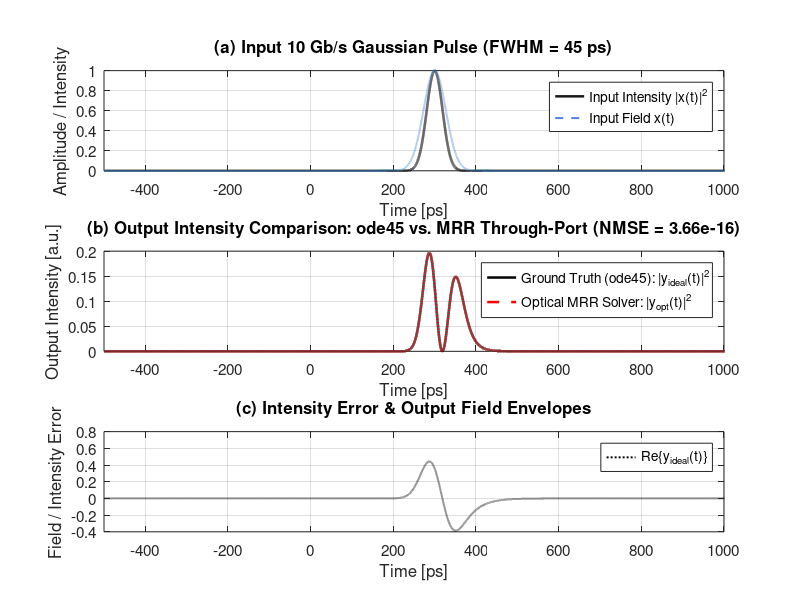
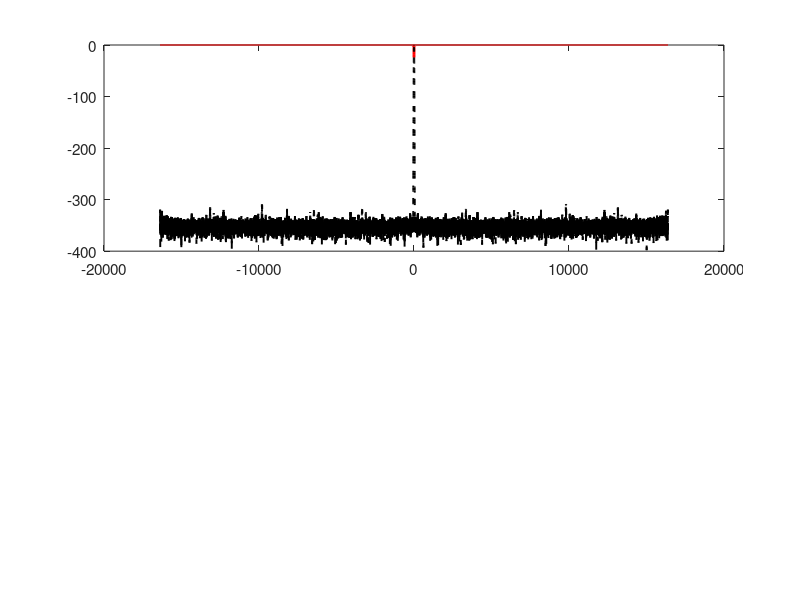

These figures' MATLAB source, in order: (Note: this script raises an error after producing the figures.)
%% Optical Ordinary Differential Equation (ODE) Solver via Silicon Photonic MRR
% Based on: "Compact tunable silicon photonic ODE solver", Optics Express (2014)
% Implementation of the Through-Port First-Order All-Optical ODE Solver

clear; close all; clc;

%% 1. Physical Parameters
c          = 2.99792458e8;       % Speed of light in vacuum [m/s]
lambda0    = 1550.391e-9;        % Resonant wavelength [m] (1550.391 nm)
f0         = c / lambda0;        % Optical carrier frequency [Hz]
w0         = 2 * pi * f0;        % Optical carrier angular frequency [rad/s]
L          = 178.98e-6;          % Ring circumference [m] (178.98 um)
ng         = 4.1850;             % Waveguide group index
alpha_dB_cm= 8.0;                % Waveguide power loss factor [dB/cm]

% Convert waveguide power loss to round-trip power loss factor eta
alpha_dB_m = alpha_dB_cm * 100;                 % [dB/m]
alpha_lin  = alpha_dB_m * log(10) / 10;         % Linear power attenuation coefficient [1/m]
eta        = 1 - exp(-alpha_lin * L);           % Round-trip intrinsic power loss

% Initial power coupling coefficients of the two couplers
kappa1     = 0.08;               % Coupler 1 (bus/through port)
kappa2     = 0.04;               % Coupler 2 (drop port)

% Ring cavity round-trip time
tau_rt     = ng * L / c;         % [s]

%% 2. Coupled-Mode Theory (CMT) Formulation & ODE Coefficients
% Quality factors from CMT:
% Qi  = - (w0 * ng * L) / (c * ln(1 - eta))
% Qe1 = - (w0 * ng * L) / (c * ln(1 - kappa1))
% Qe2 = - (w0 * ng * L) / (c * ln(1 - kappa2))
Qi         = - (w0 * ng * L) / (c * log(1 - eta));
Qe1        = - (w0 * ng * L) / (c * log(1 - kappa1));
Qe2        = - (w0 * ng * L) / (c * log(1 - kappa2));

% Decay rates (gamma = w0 / (2*Q)):
gamma_i    = w0 / (2 * Qi);      % Intrinsic cavity decay rate [rad/s]
gamma_e1   = w0 / (2 * Qe1);     % Coupling decay rate to waveguide 1 [rad/s]
gamma_e2   = w0 / (2 * Qe2);     % Coupling decay rate to waveguide 2 [rad/s]

% Total quality factor and loaded 3-dB angular bandwidth
Q_total    = 1 / (1/Qi + 1/Qe1 + 1/Qe2);
Delta_w3dB = w0 / Q_total;       % [rad/s]

% ODE Constant Coefficients:
% Target ODE: dy(t)/dt + a0*y(t) = dx(t)/dt + b0*x(t)
a0         = gamma_i + gamma_e1 + gamma_e2;   % a0 = w0 / (2*Q_total) = Delta_w3dB / 2
b0         = gamma_i + gamma_e2 - gamma_e1;

fprintf('====================================================\n');
fprintf('        Silicon Photonic ODE Solver Parameters      \n');
fprintf('====================================================\n');
fprintf('Resonant Wavelength (lambda0) : %.3f nm\n', lambda0 * 1e9);
fprintf('Ring Circumference (L)        : %.2f um\n', L * 1e6);
fprintf('Group Index (ng)              : %.4f\n', ng);
fprintf('Round-trip Time (tau_rt)      : %.3f ps\n', tau_rt * 1e12);
fprintf('Round-trip Loss (eta)         : %.4f (%.2f dB/cm)\n', eta, alpha_dB_cm);
fprintf('Coupling Coefficients         : kappa1 = %.4f, kappa2 = %.4f\n', kappa1, kappa2);
fprintf('----------------------------------------------------\n');
fprintf('Quality Factors               : Qi = %.2e, Qe1 = %.2e, Qe2 = %.2e\n', Qi, Qe1, Qe2);
fprintf('Total Quality Factor (Q)      : %.2e\n', Q_total);
fprintf('Decay Rates (gamma)           : gamma_i  = %.3e rad/s (%.2f GHz)\n', gamma_i, gamma_i/(2*pi*1e9));
fprintf('                                gamma_e1 = %.3e rad/s (%.2f GHz)\n', gamma_e1, gamma_e1/(2*pi*1e9));
fprintf('                                gamma_e2 = %.3e rad/s (%.2f GHz)\n', gamma_e2, gamma_e2/(2*pi*1e9));
fprintf('ODE Coefficient a0            : %.4e rad/s (Bandwidth: %.2f GHz)\n', a0, a0/(pi*1e9));
fprintf('ODE Coefficient b0            : %.4e rad/s\n', b0);
if b0 < 0
    fprintf('Coupling Regime               : Over-coupled (b0 < 0)\n');
elseif b0 == 0
    fprintf('Coupling Regime               : Critically coupled (b0 = 0)\n');
else
    fprintf('Coupling Regime               : Under-coupled (b0 > 0)\n');
end
fprintf('====================================================\n\n');

%% 3. Signal Definition (10 Gb/s Gaussian-like Optical Pulse)
FWHM       = 45e-12;             % Full Width at Half Maximum: 45 ps (~40-50 ps)
t0         = 0.3e-9;             % Center of the pulse [s] (300 ps)

% Simulation time grid
t_start    = -0.5e-9;            % -0.5 ns
t_end      = 1.5e-9;             % 1.5 ns
N          = 65536;              % Number of grid points (power of 2 for FFT)
t          = linspace(t_start, t_end, N);
dt         = t(2) - t(1);

% Optical complex envelope x(t) and its analytical time derivative dx(t)/dt
% Intensity: I_in(t) = exp(-4*log(2)*((t - t0)/FWHM)^2) -> Field: x(t) = sqrt(I_in(t))
x_fun      = @(t_val) exp(-2 * log(2) * ((t_val - t0) / FWHM).^2);
dxdt_fun   = @(t_val) (-4 * log(2) * (t_val - t0) / (FWHM^2)) .* exp(-2 * log(2) * ((t_val - t0) / FWHM).^2);

x          = x_fun(t);           % Input field envelope
dxdt       = dxdt_fun(t);        % Analytical input derivative

%% 4. Numerical Ground-Truth ODE Solution (ode45)
% Target ODE: dy/dt + a0*y = dx/dt + b0*x => dy/dt = dx/dt + b0*x(t) - a0*y(t)
odefun     = @(t_val, y_val) dxdt_fun(t_val) + b0 * x_fun(t_val) - a0 * y_val;
ode_options= odeset('RelTol', 1e-8, 'AbsTol', 1e-10);

y0         = 0;                  % Initial condition at t_start
[~, y_ideal_col] = ode45(odefun, t, y0, ode_options);
y_ideal    = y_ideal_col.';      % Row vector matching t

%% 5. Photonic ODE Solver: Frequency-Domain Transfer Function (FFT/IFFT)
% Baseband Through-Port Transfer Function: T(w) = (1j*w + b0) / (1j*w + a0)
fs         = 1 / dt;             % Sampling frequency [Hz]
f          = linspace(-fs/2, fs/2 - fs/N, N); % Centered frequency axis [Hz]
w          = 2 * pi * f;         % Baseband angular frequency [rad/s]

T_w        = (1j * w + b0) ./ (1j * w + a0);  % MRR Baseband Through-port Transfer Function

% Optical filtering via FFT
X_w        = fftshift(fft(x));     % Shifted input spectrum
Y_w        = X_w .* T_w;           % Output spectrum after MRR through-port
y_opt      = ifft(ifftshift(Y_w)); % Output field in time domain

%% 6. Power Intensities & Normalized Mean Square Error (NMSE)
I_in       = abs(x).^2;            % Input intensity
I_ideal    = abs(y_ideal).^2;      % Ground-truth output intensity (ode45)
I_opt      = abs(y_opt).^2;        % Optical solver output intensity (MRR)

% NMSE between detected optical intensities:
NMSE       = sum((I_ideal - I_opt).^2) / sum(I_ideal.^2);
NMSE_dB    = 10 * log10(NMSE);

fprintf('====================================================\n');
fprintf('                Verification Results                \n');
fprintf('====================================================\n');
fprintf('Normalized Mean Square Error (NMSE) : %.4e\n', NMSE);
fprintf('NMSE in Percentage                  : %.6f %%\n', NMSE * 100);
fprintf('NMSE in dB                          : %.2f dB\n', NMSE_dB);
fprintf('====================================================\n\n');

%% 7. Visualization & Plotting
set(0, 'DefaultAxesFontSize', 11, 'DefaultLineLineWidth', 1.8);

% Figure 1: Time-Domain Waveforms and Solver Verification
figure('Name', 'Through-Port Photonic ODE Solver - Time Domain', 'Position', [100, 100, 900, 800], 'Color', 'w');

% Subplot 1: Input Waveform
subplot(3, 1, 1);
plot(t * 1e12, I_in, 'Color', [0.1, 0.1, 0.1], 'DisplayName', 'Input Intensity |x(t)|^2');
hold on;
plot(t * 1e12, x, '--', 'Color', [0.3, 0.5, 0.9], 'LineWidth', 1.4, 'DisplayName', 'Input Field x(t)');
grid on; box on;
xlim([t_start*1e12, 1.0e3]);
xlabel('Time [ps]');
ylabel('Amplitude / Intensity');
title('(a) Input 10 Gb/s Gaussian Pulse (FWHM = 45 ps)');
legend('Location', 'northeast');

% Subplot 2: Output Intensity Comparison (ode45 vs MRR)
subplot(3, 1, 2);
plot(t * 1e12, I_ideal, 'k-', 'DisplayName', 'Ground Truth (ode45): |y_{ideal}(t)|^2');
hold on;
plot(t * 1e12, I_opt, 'r--', 'DisplayName', 'Optical MRR Solver: |y_{opt}(t)|^2');
grid on; box on;
xlim([t_start*1e12, 1.0e3]);
xlabel('Time [ps]');
ylabel('Output Intensity [a.u.]');
title(sprintf('(b) Output Intensity Comparison: ode45 vs. MRR Through-Port (NMSE = %.2e)', NMSE));
legend('Location', 'northeast');

% Subplot 3: Absolute Error & Field Comparison
subplot(3, 1, 3);
% plot(t * 1e12, abs(I_ideal - I_opt), 'm-', 'DisplayName', '|I_{ideal}(t) - I_{opt}(t)|');
hold on;
plot(t * 1e12, real(y_ideal), 'k:', 'LineWidth', 1.4, 'DisplayName', 'Re\{y_{ideal}(t)\}');
% plot(t * 1e12, real(y_opt), 'b-.', 'LineWidth', 1.2, 'DisplayName', 'Re\{y_{opt}(t)\}');
grid on; box on;
xlim([t_start*1e12, 1.0e3]);
xlabel('Time [ps]');
ylabel('Field / Intensity Error');
title('(c) Intensity Error & Output Field Envelopes');
legend('Location', 'northeast');

% Figure 2: Frequency Response & Spectral Characteristics
figure('Name', 'Photonic ODE Solver - Frequency Domain', 'Position', [150, 150, 900, 600], 'Color', 'w');

f_GHz = f / 1e9;
freq_limit = 50; % Plot range +/- 50 GHz

subplot(2, 1, 1);
plot(f_GHz, 10 * log10(abs(T_w).^2), 'r-', 'DisplayName', '|T(\omega)|^2 (Through Port)');
hold on;
% Normalized input spectrum for comparison
input_spec_dB = 10 * log10(abs(X_w).^2 / max(abs(X_w).^2));
plot(f_GHz, input_spec_dB, 'k--', 'LineWidth', 1.4, 'DisplayName', 'Input Pulse Spectrum (Normalized)');
yline(10 * log10(abs(b0/a0)^2), 'b:', 'LineWidth', 1.2, 'DisplayName', sprintf('Resonance Notch (|b_0/a_0|^2 = %.2f dB)', 10*log10(abs(b0/a0)^2)));
grid on; box on;
xlim([-freq_limit, freq_limit]);
ylim([-35, 5]);
xlabel('Frequency Offset f - f_0 [GHz]');
ylabel('Magnitude [dB]');
title(sprintf('(a) Through-Port Transfer Function |T(\\omega)|^2 and Input Spectrum (a_0/2\\pi = %.2f GHz)', a0/(2*pi*1e9)));
legend('Location', 'southeast');

subplot(2, 1, 2);
plot(f_GHz, angle(T_w) * (180 / pi), 'b-', 'DisplayName', '\angle T(\omega) Phase');
grid on; box on;
xlim([-freq_limit, freq_limit]);
ylim([-190, 190]);
xlabel('Frequency Offset f - f_0 [GHz]');
ylabel('Phase [degrees]');
title('(b) Through-Port Phase Response \angle T(\omega)');
legend('Location', 'southeast');
